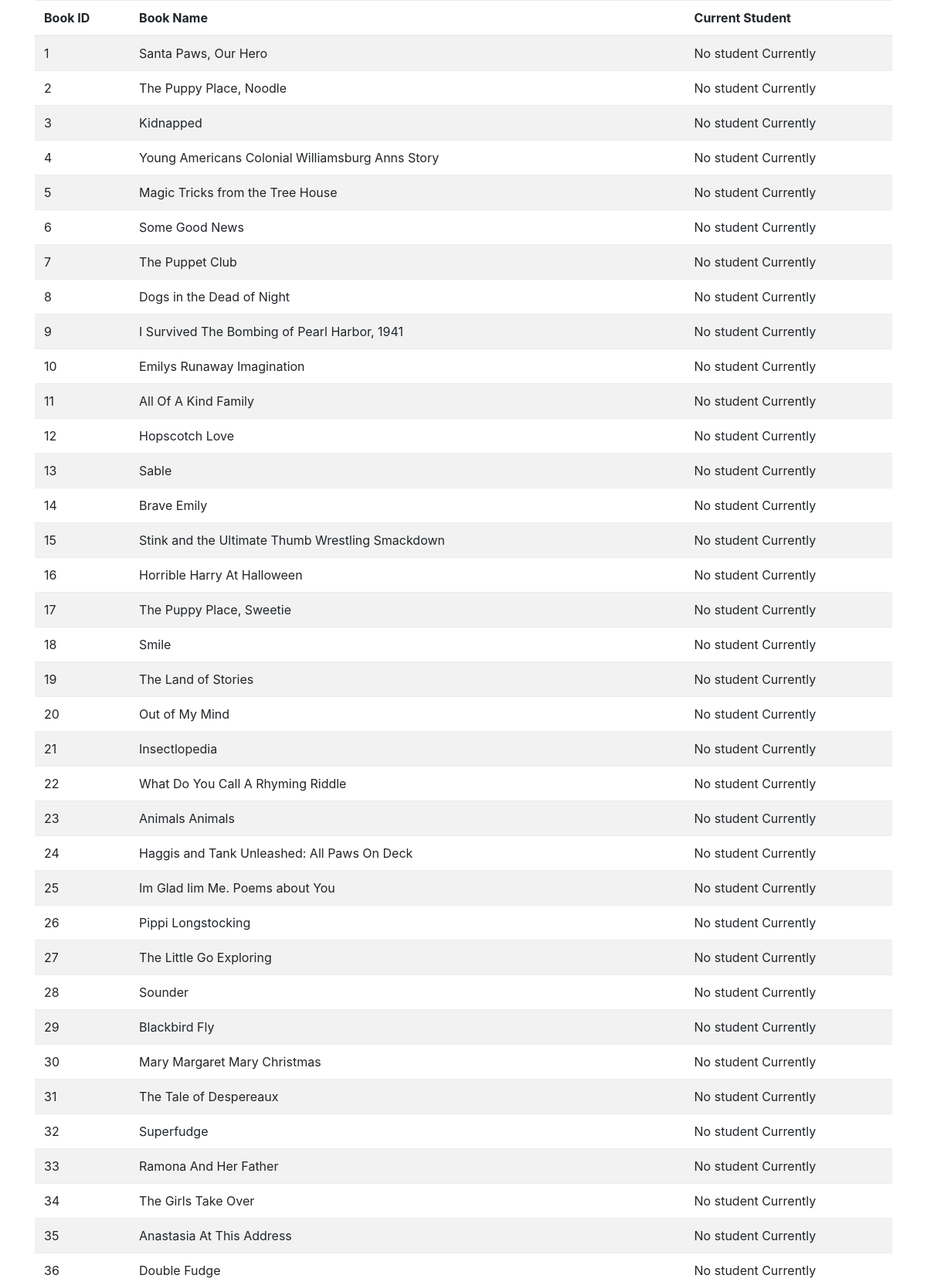
The page /admin (upper part) on the database its author committed.
### databaseFunctions/database_model.py (models this page shows)
class Book(Base):
    __tablename__ = 'book'
    id = Column(Integer, primary_key=True)
    name = Column(String(250))
    current_student = Column(Integer, ForeignKey('student.id'))
    student = relationship(Student)

### index.py (the view)
@app.route('/admin')
def admin():
    db = DbFunctions()
    books = db.query_books_database()
    return render_template('admin.html', table=books)

### databaseFunctions/database_functions.py (called while the page is built)
    def query_books_database(self):
        display = []
        books = self.session.query(Book).all()
        students = self.session.query(Student).all()
        print("Printing books table")
        for i in books:
            if i.current_student == None:
                display.append( {"id": i.id, "name": i.name, "current_student": "No student Currently"} )
            else:
                display.append( {"id": i.id, "name": i.name, "current_student": students[i.current_student-1].name} )
        return display

### templates/admin.html (shortened to what this page needs)
<html>
    <head>
        <link rel=stylesheet type=text/css href="{{ url_for('static', filename='css/bootstrap.min.css') }}">
    </head>
    <div class="container">
        <table class="table table-striped" id="table">
            <thead>
                <tr>
                    <th> Book ID </th>
                    <th> Book Name </th>
                    <th> Current Student </th>
                </tr>
            </thead>
            <tbody>
                {% for i in table %}
                <tr>
                    <td> {{ i['id'] }} </td>
                    <td> {{ i['name'] }} </td>
                    <td> {{ i['current_student'] }} </td>
                </tr>
                {% endfor %}
            </tbody>
        </table>
    </div>
<body>
</body>
</html>

### rows shown on the page
Book: id "1", name "Santa Paws, Our Hero", current_student "No student Currently"
Book: id "2", name "The Puppy Place, Noodle", current_student "No student Currently"
Book: id "3", name "Kidnapped", current_student "No student Currently"
Book: id "4", name "Young Americans Colonial Williamsburg Anns Story", current_student "No student Currently"
Book: id "5", name "Magic Tricks from the Tree House", current_student "No student Currently"
Book: id "6", name "Some Good News", current_student "No student Currently"
Book: id "7", name "The Puppet Club", current_student "No student Currently"
Book: id "8", name "Dogs in the Dead of Night", current_student "No student Currently"
Book: id "9", name "I Survived The Bombing of Pearl Harbor, 1941", current_student "No student Currently"
Book: id "10", name "Emilys Runaway Imagination", current_student "No student Currently"
Book: id "11", name "All Of A Kind Family", current_student "No student Currently"
Book: id "12", name "Hopscotch Love", current_student "No student Currently"
Book: id "13", name "Sable", current_student "No student Currently"
Book: id "14", name "Brave Emily", current_student "No student Currently"
Book: id "15", name "Stink and the Ultimate Thumb Wrestling Smackdown", current_student "No student Currently"
Book: id "16", name "Horrible Harry At Halloween", current_student "No student Currently"
Book: id "17", name "The Puppy Place, Sweetie", current_student "No student Currently"
Book: id "18", name "Smile", current_student "No student Currently"
Book: id "19", name "The Land of Stories", current_student "No student Currently"
Book: id "20", name "Out of My Mind", current_student "No student Currently"
Book: id "21", name "Insectlopedia", current_student "No student Currently"
Book: id "22", name "What Do You Call A Rhyming Riddle", current_student "No student Currently"
Book: id "23", name "Animals Animals", current_student "No student Currently"
Book: id "24", name "Haggis and Tank Unleashed: All Paws On Deck", current_student "No student Currently"
Book: id "25", name "Im Glad Iim Me. Poems about You", current_student "No student Currently"
Book: id "26", name "Pippi Longstocking", current_student "No student Currently"
Book: id "27", name "The Little Go Exploring", current_student "No student Currently"
Book: id "28", name "Sounder", current_student "No student Currently"
Book: id "29", name "Blackbird Fly", current_student "No student Currently"
Book: id "30", name "Mary Margaret Mary Christmas", current_student "No student Currently"
Book: id "31", name "The Tale of Despereaux", current_student "No student Currently"
Book: id "32", name "Superfudge", current_student "No student Currently"
Book: id "33", name "Ramona And Her Father", current_student "No student Currently"
Book: id "34", name "The Girls Take Over", current_student "No student Currently"
Book: id "35", name "Anastasia At This Address", current_student "No student Currently"
Book: id "36", name "Double Fudge", current_student "No student Currently"
